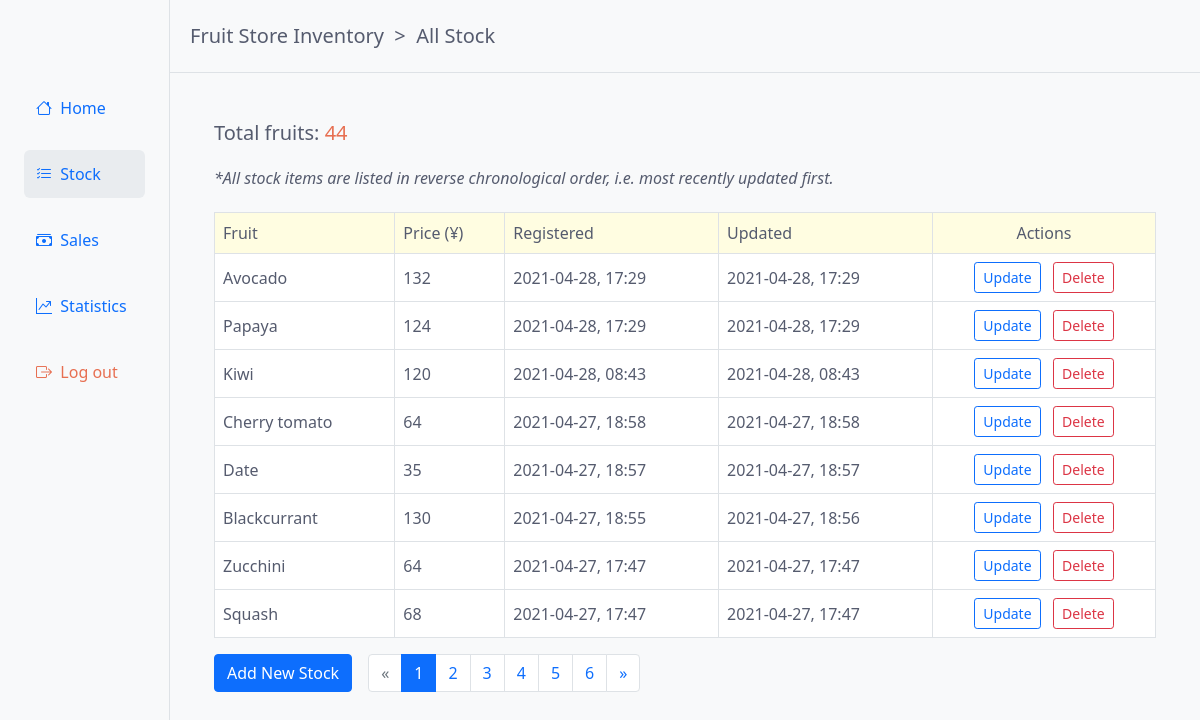
Before: /stock/list/ (signed in) with the older database file.
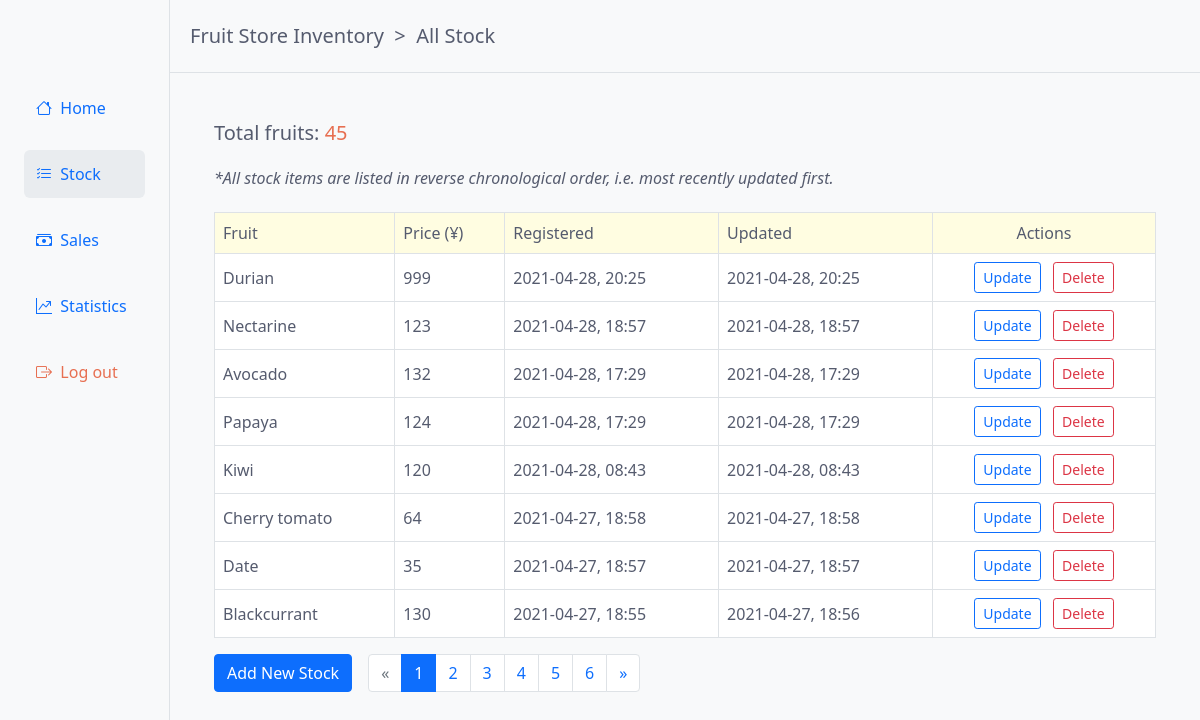
After: the same page with the newer database file.
### stock/models.py (models this page shows, shortened)
class Fruit(models.Model):
    name = models.CharField(max_length=100, unique=True)
    price = models.PositiveIntegerField(
        default=0,
        validators=[MinValueValidator(0), MaxValueValidator(999999999999)],
    )
    created_on = models.DateTimeField(auto_now_add=True)
    updated_on = models.DateTimeField(auto_now=True)
    class Meta:
        verbose_name = "fruit"
        verbose_name_plural = "fruits"

### stock/views.py (the view)
# urls.py: path("list/", stock_list, name="stock_list"),
@login_required
def stock_list(request):
    fruits = Fruit.objects.order_by("-updated_on")
    total_fruits = fruits.count()
    page = request.GET.get("page", 1)
    paginator = Paginator(fruits, 8)
    try:
        fruits = paginator.page(page)
    except PageNotAnInteger:
        fruits = paginator.page(1)
    except EmptyPage:
        fruits = paginator.page(paginator.num_pages)
    return render(
        request,
        "stock/stock_list.html",
        {
            "total_fruits": total_fruits,
            "fruits": fruits,
        },
    )

### templates/stock/stock_list.html (shortened to what the changed rows need)
{% extends 'base.html' %}
{% load humanize %}
{% block content %}
    <div class="row my-5 mx-3">
        <div class="col mx-3">
            {% if fruits %}
                <div class="mb-4">
                    <h5>Total fruits: <span class="total-figure">{{ total_fruits|intcomma }}</span></h5>
                </div>
                <h6 class="mb-4"><i>*All stock items are listed in reverse chronological order, i.e. most recently updated first.</i></h6>
                <div class="table-responsive">
                    <table class="table table-bordered">
                        <thead class="table-header-bg-1">
                            <tr>
                                <th scope="col">Fruit</th>
                                <th scope="col">Price (¥)</th>
                                <th scope="col">Registered</th>
                                <th scope="col">Updated</th>
                                <th scope="col" class="col-center-align">Actions</th>
                            </tr>
                        </thead>
                        <tbody class="table-body-bg">
                            {% for fruit in fruits %}
                                <tr>
                                    <td>
                                        {{ fruit.name|capfirst }}
                                    </td>
                                    <td>
                                        {{ fruit.price|intcomma }}
                                    </td>
                                    <td>
                                        {{ fruit.created_on|date:"Y-m-d" }}, {{ fruit.created_on|time:"H:i" }}
                                    </td>
                                    <td>
                                        {{ fruit.updated_on|date:"Y-m-d" }}, {{ fruit.updated_on|time:"H:i" }}
                                    </td>
                                    <td class="col-center-align">
                                        <a href="{% url 'stock_update' fruit.pk %}"  class="btn btn-outline-primary btn-sm mr-2" role="button">Update</a>
                                        <form action="{% url 'stock_delete' fruit.pk %}" method="POST" style="display:inline">
                                            <button type="submit" class="btn btn-outline-danger btn-sm">Delete</button>
                                        </form>
                                    </td>
                                </tr>
                            {% endfor %}
                        </tbody>
                    </table>
                </div>
                <div class="table-footer-buttons">
                    <a href="{% url 'stock_create' %}"  class="btn btn-primary" role="button">Add New Stock</a>
                </div>
                {% if fruits.has_other_pages %}
                    <div class="pagination-block mx-3">
                        <ul class="pagination">
                            {% if fruits.has_previous %}
                                <li class="page-item"><a class="page-link" href="?page={{ fruits.previous_page_number }}">&laquo;</a></li>
                            {% else %}
                                <li class="page-item disabled"><a class="page-link" href="#" >&laquo;</a></li>
                            {% endif %}
                            {% for i in fruits.paginator.page_range %}
                                {% if fruits.number == i %}
                                    <li class="page-item active"><a class="page-link" href="#">{{ i }}</a></li>
                                {% else %}
                                    <li class="page-item"><a class="page-link" href="?page={{ i }}">{{ i }}</a></li>
                                {% endif %}
                            {% endfor %}
                            {% if fruits.has_next %}
                                <li class="page-item"><a class="page-link" href="?page={{ fruits.next_page_number }}">&raquo;</a></li>
                            {% else %}
                                <li class="page-item disabled"><a class="page-link" href="#" >&raquo;</a></li>
                            {% endif %}
                        </ul>
                    </div>
                {% endif %}
            {% else %}
                <p>No stock information has been added. To do so, please use the button below.</p>
                <a href="{% url 'stock_create' %}" class="btn btn-primary mt-3 mr-2" role="button">Add New Stock</a>
            {% endif %}
        </div>
    </div>
{% endblock %}

Changed rows visible on the page:
no longer on this page (row unchanged): Fruit: name "Zucchini", price "64", created_on "2021-04-27", created_on "17:47", updated_on "2021-04-27", updated_on "17:47"
no longer on this page (row unchanged): Fruit: name "Squash", price "68", created_on "2021-04-27", created_on "17:47", updated_on "2021-04-27", updated_on "17:47"
added Fruit: name "Durian", price "999", created_on "2021-04-28", created_on "20:25", updated_on "2021-04-28", updated_on "20:25"
added Fruit: name "Nectarine", price "123", created_on "2021-04-28", created_on "18:57", updated_on "2021-04-28", updated_on "18:57"
Other visible differences:
{{ total_fruits|intcomma }}: "44" → "45"
